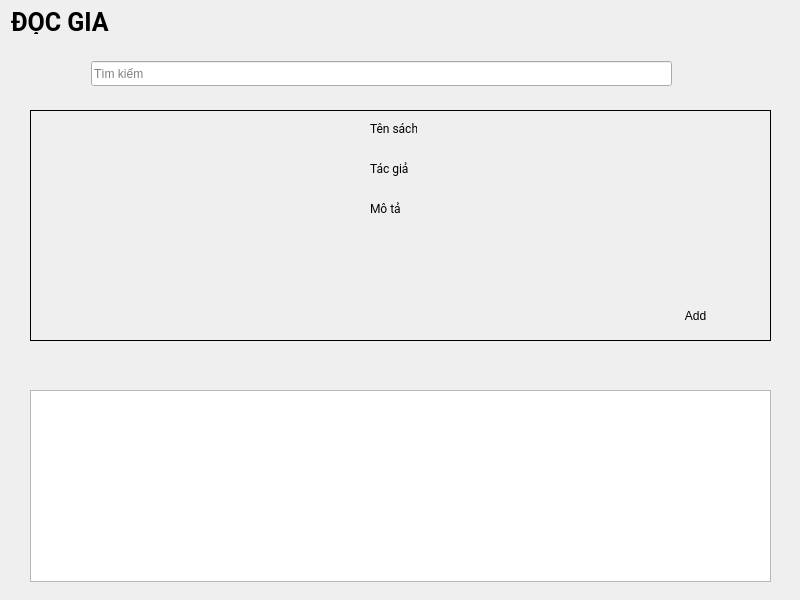
<?xml version="1.0" encoding="UTF-8"?>
<ui version="4.0">
 <class>Reader</class>
 <widget class="QWidget" name="Reader">
  <property name="geometry">
   <rect>
    <x>0</x>
    <y>0</y>
    <width>800</width>
    <height>600</height>
   </rect>
  </property>
  <property name="windowTitle">
   <string>Reader</string>
  </property>
  <widget class="QWidget" name="horizontalLayoutWidget">
   <property name="geometry">
    <rect>
     <x>0</x>
     <y>0</y>
     <width>801</width>
     <height>45</height>
    </rect>
   </property>
   <layout class="QHBoxLayout" name="horizontalLayout">
    <item>
     <widget class="QLabel" name="label">
      <property name="styleSheet">
       <string notr="true">font-size: 25px;
font-weight: bold;
font-family: Roboto;</string>
      </property>
      <property name="text">
       <string>ĐỘC GIẢ</string>
      </property>
     </widget>
    </item>
    <item>
     <spacer name="horizontalSpacer">
      <property name="orientation">
       <enum>Qt::Horizontal</enum>
      </property>
      <property name="sizeHint" stdset="0">
       <size>
        <width>40</width>
        <height>20</height>
       </size>
      </property>
     </spacer>
    </item>
    <item>
     <widget class="QPushButton" name="list">
      <property name="styleSheet">
       <string notr="true">border-radius: 0px;</string>
      </property>
      <property name="text">
       <string/>
      </property>
      <property name="icon">
       <iconset resource="LIBPRO.qrc">
        <normaloff>:/barIcon/Resources/icon/list.png</normaloff>:/barIcon/Resources/icon/list.png</iconset>
      </property>
      <property name="iconSize">
       <size>
        <width>35</width>
        <height>35</height>
       </size>
      </property>
     </widget>
    </item>
    <item>
     <widget class="QPushButton" name="changeRole">
      <property name="styleSheet">
       <string notr="true">border-radius: 0px;</string>
      </property>
      <property name="text">
       <string/>
      </property>
      <property name="icon">
       <iconset resource="LIBPRO.qrc">
        <normaloff>:/barIcon/Resources/icon/001-sharing.png</normaloff>:/barIcon/Resources/icon/001-sharing.png</iconset>
      </property>
      <property name="iconSize">
       <size>
        <width>35</width>
        <height>35</height>
       </size>
      </property>
     </widget>
    </item>
    <item>
     <widget class="QPushButton" name="user">
      <property name="styleSheet">
       <string notr="true">border-radius: 0px;</string>
      </property>
      <property name="text">
       <string/>
      </property>
      <property name="icon">
       <iconset resource="LIBPRO.qrc">
        <normaloff>:/barIcon/Resources/icon/003-user.png</normaloff>:/barIcon/Resources/icon/003-user.png</iconset>
      </property>
      <property name="iconSize">
       <size>
        <width>35</width>
        <height>35</height>
       </size>
      </property>
     </widget>
    </item>
    <item>
     <widget class="QPushButton" name="notifications">
      <property name="styleSheet">
       <string notr="true">border-radius: 0px;</string>
      </property>
      <property name="text">
       <string/>
      </property>
      <property name="icon">
       <iconset resource="LIBPRO.qrc">
        <normaloff>:/barIcon/Resources/icon/002-worldwide.png</normaloff>:/barIcon/Resources/icon/002-worldwide.png</iconset>
      </property>
      <property name="iconSize">
       <size>
        <width>35</width>
        <height>35</height>
       </size>
      </property>
     </widget>
    </item>
   </layout>
  </widget>
  <widget class="QWidget" name="horizontalLayoutWidget_2">
   <property name="geometry">
    <rect>
     <x>0</x>
     <y>50</y>
     <width>801</width>
     <height>41</height>
    </rect>
   </property>
   <layout class="QHBoxLayout" name="horizontalLayout_2">
    <item>
     <spacer name="horizontalSpacer_2">
      <property name="orientation">
       <enum>Qt::Horizontal</enum>
      </property>
      <property name="sizeType">
       <enum>QSizePolicy::Fixed</enum>
      </property>
      <property name="sizeHint" stdset="0">
       <size>
        <width>80</width>
        <height>20</height>
       </size>
      </property>
     </spacer>
    </item>
    <item>
     <widget class="QLineEdit" name="searchBar">
      <property name="sizePolicy">
       <sizepolicy hsizetype="Expanding" vsizetype="Fixed">
        <horstretch>0</horstretch>
        <verstretch>0</verstretch>
       </sizepolicy>
      </property>
      <property name="minimumSize">
       <size>
        <width>0</width>
        <height>25</height>
       </size>
      </property>
      <property name="placeholderText">
       <string>Tìm kiếm</string>
      </property>
     </widget>
    </item>
    <item>
     <widget class="QPushButton" name="pushButton">
      <property name="styleSheet">
       <string notr="true">border-radius: 0px;</string>
      </property>
      <property name="text">
       <string/>
      </property>
      <property name="icon">
       <iconset resource="LIBPRO.qrc">
        <normaloff>:/barIcon/Resources/icon/004-search.png</normaloff>:/barIcon/Resources/icon/004-search.png</iconset>
      </property>
      <property name="iconSize">
       <size>
        <width>35</width>
        <height>35</height>
       </size>
      </property>
     </widget>
    </item>
    <item>
     <spacer name="horizontalSpacer_3">
      <property name="orientation">
       <enum>Qt::Horizontal</enum>
      </property>
      <property name="sizeType">
       <enum>QSizePolicy::Fixed</enum>
      </property>
      <property name="sizeHint" stdset="0">
       <size>
        <width>80</width>
        <height>20</height>
       </size>
      </property>
     </spacer>
    </item>
   </layout>
  </widget>
  <widget class="QWidget" name="horizontalWidget_3" native="true">
   <property name="geometry">
    <rect>
     <x>30</x>
     <y>110</y>
     <width>741</width>
     <height>231</height>
    </rect>
   </property>
   <property name="styleSheet">
    <string notr="true">#horizontalWidget_3 {border: 1px solid black;}</string>
   </property>
   <widget class="QLabel" name="book">
    <property name="geometry">
     <rect>
      <x>195</x>
      <y>15</y>
      <width>16</width>
      <height>16</height>
     </rect>
    </property>
    <property name="maximumSize">
     <size>
      <width>100</width>
      <height>130</height>
     </size>
    </property>
    <property name="text">
     <string/>
    </property>
   </widget>
   <widget class="QLabel" name="description">
    <property name="geometry">
     <rect>
      <x>400</x>
      <y>100</y>
      <width>271</width>
      <height>81</height>
     </rect>
    </property>
    <property name="text">
     <string/>
    </property>
   </widget>
   <widget class="QPushButton" name="pushButton_2">
    <property name="geometry">
     <rect>
      <x>610</x>
      <y>190</y>
      <width>111</width>
      <height>31</height>
     </rect>
    </property>
    <property name="styleSheet">
     <string notr="true">border-radius: 1px;</string>
    </property>
    <property name="text">
     <string>Add</string>
    </property>
    <property name="icon">
     <iconset resource="LIBPRO.qrc">
      <normaloff>:/barIcon/Resources/icon/add.png</normaloff>:/barIcon/Resources/icon/add.png</iconset>
    </property>
   </widget>
   <widget class="QLabel" name="label_7">
    <property name="geometry">
     <rect>
      <x>340</x>
      <y>90</y>
      <width>31</width>
      <height>16</height>
     </rect>
    </property>
    <property name="styleSheet">
     <string notr="true">font-family: Roboto;</string>
    </property>
    <property name="text">
     <string>Mô tả:</string>
    </property>
   </widget>
   <widget class="QLabel" name="label_4">
    <property name="geometry">
     <rect>
      <x>340</x>
      <y>10</y>
      <width>47</width>
      <height>16</height>
     </rect>
    </property>
    <property name="sizePolicy">
     <sizepolicy hsizetype="Fixed" vsizetype="Preferred">
      <horstretch>0</horstretch>
      <verstretch>0</verstretch>
     </sizepolicy>
    </property>
    <property name="styleSheet">
     <string notr="true">font-family: Roboto;</string>
    </property>
    <property name="text">
     <string>Tên sách:</string>
    </property>
   </widget>
   <widget class="QLabel" name="bookName">
    <property name="geometry">
     <rect>
      <x>400</x>
      <y>10</y>
      <width>271</width>
      <height>41</height>
     </rect>
    </property>
    <property name="sizePolicy">
     <sizepolicy hsizetype="Fixed" vsizetype="Fixed">
      <horstretch>0</horstretch>
      <verstretch>0</verstretch>
     </sizepolicy>
    </property>
    <property name="minimumSize">
     <size>
      <width>200</width>
      <height>0</height>
     </size>
    </property>
    <property name="text">
     <string/>
    </property>
   </widget>
   <widget class="QLabel" name="author">
    <property name="geometry">
     <rect>
      <x>400</x>
      <y>50</y>
      <width>281</width>
      <height>18</height>
     </rect>
    </property>
    <property name="styleSheet">
     <string notr="true">font: 11pt &quot;MS Shell Dlg 2&quot;;</string>
    </property>
    <property name="text">
     <string/>
    </property>
   </widget>
   <widget class="QLabel" name="label_6">
    <property name="geometry">
     <rect>
      <x>340</x>
      <y>50</y>
      <width>38</width>
      <height>16</height>
     </rect>
    </property>
    <property name="sizePolicy">
     <sizepolicy hsizetype="Fixed" vsizetype="Preferred">
      <horstretch>0</horstretch>
      <verstretch>0</verstretch>
     </sizepolicy>
    </property>
    <property name="styleSheet">
     <string notr="true">font-family: Roboto;
</string>
    </property>
    <property name="text">
     <string>Tác giả:</string>
    </property>
   </widget>
  </widget>
  <widget class="QTableView" name="bookList">
   <property name="geometry">
    <rect>
     <x>30</x>
     <y>390</y>
     <width>741</width>
     <height>192</height>
    </rect>
   </property>
  </widget>
 </widget>
 <layoutdefault spacing="6" margin="11"/>
 <resources>
  <include location="LIBPRO.qrc"/>
 </resources>
 <connections/>
</ui>
